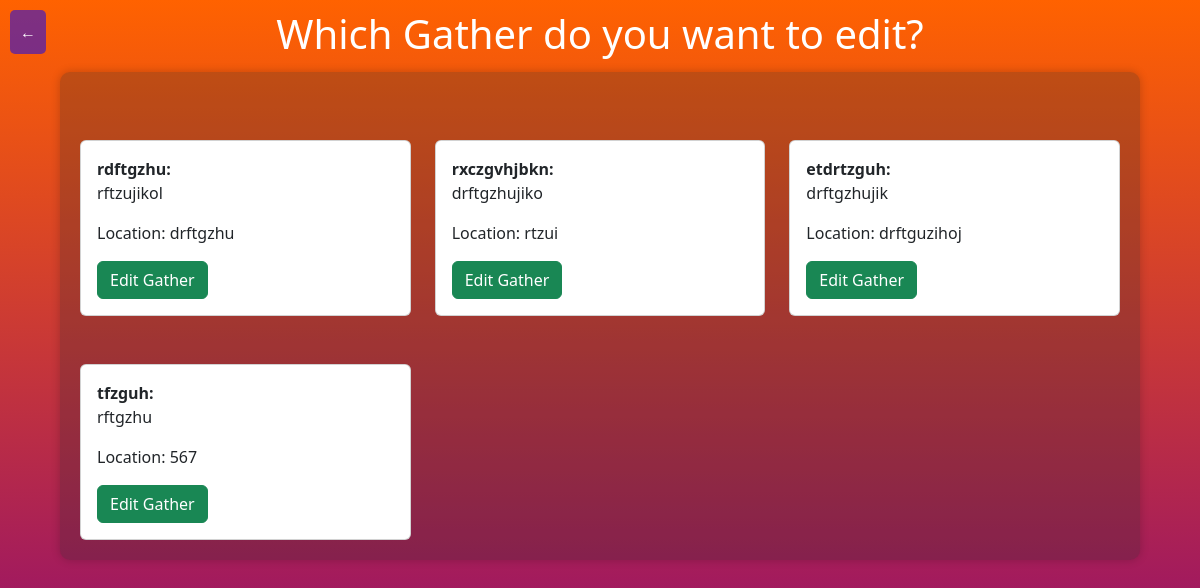
/showowngather (signed in), run on the app's committed database.
### website/models.py (models this page shows)
class Gather(db.Model, UserMixin):
    id = db.Column(db.Integer, primary_key = True)
    name = db.Column(db.String(150))
    description = db.Column(db.String(1000))
    location = db.Column(db.String(1000))
    Date = db.Column(db.Date)
    Time = db.Column(db.Time)
    createdAt = db.Column(db.DateTime(),default=datetime.utcnow)
    user_id = db.Column(db.Integer, db.ForeignKey('user.id'))
    Host = db.Column(db.String(20))
    users = db.relationship('User', secondary=user_gather_association, back_populates='Gathers')
    markers = db.relationship('Marker', back_populates='gather')

### website/gather.py (the view)
@gather.route("/showowngather", methods=['GET', 'POST'])
def ownGather():
    user_id = current_user.id
    gathers = Gather.query.filter_by(user_id=user_id).order_by(Gather.id).all()
    return render_template('manageGather.html', Gathers=gathers)

### website/__init__.py (called while the page is built)
def create_app():
    app = Flask(__name__)
    app.config['SECRET_KEY'] = 'napusi se kurca'
    app.config['SQLALCHEMY_DATABASE_URI'] = f'sqlite:///{DB_NAME}'
    db.init_app(app)
    from .views import views
    from .auth import auth
    from .gather import gather
    app.register_blueprint(views, url_prefix='/')
    app.register_blueprint(auth, url_prefix='/')
    app.register_blueprint(gather,url_prefix='/')
    from .models import User
    with app.app_context():
        db.create_all()
    login_manager = LoginManager()
    login_manager.login_view = 'auth.login'
    login_manager.init_app(app)
    @login_manager.user_loader
    def load_user(id):
        return User.query.get(int(id))
    return app

### website/templates/manageGather.html (shortened to what this page needs)
<!DOCTYPE html>
<html lang="en">
<head>
    <link href="https://cdn.jsdelivr.net/npm/bootstrap@5.3.2/dist/css/bootstrap.min.css" rel="stylesheet">
</head>
<body>
    <a href="/explore" class="btn btn-primary back-button">&#8592;</a>
    <header>
        <h1>Which Gather do you want to edit?</h1>
    </header>
    <div class="container">
        {% for Gather in Gathers %}
            {% if Gather.user_id == current_user.id %}
                {% if loop.index % 3 == 1 %}
                    <div class="row mt-5">
                {% endif %}
                <div class="col-md-4">
                    <div class="card">
                        <div class="card-body">
                            <b>{{ Gather.name }}:</b>
                            <p>{{ Gather.description }}</p>
                            <p>Location: {{ Gather.location }}</p>
                            <form action="/editGather" method="POST">
                                <button type="submit" class="btn btn-success">Edit Gather</button>
                            </form>
                        </div>
                    </div>
                </div>
                {% if loop.index % 3 == 0 or loop.last %}
                    </div>
                {% endif %}
            {% endif %}
        {% endfor %}
    </div>
</body>
</html>

### website/templates/manageGather.html (style rules this page uses)
body { margin: 0; font-family: 'Segoe UI', Tahoma, Geneva, Verdana, sans-serif; color: #ffffff; display: flex; flex-direction: column; min-height: 100vh; background: linear-gradient(rgb(255, 98, 0), purple); }
.container { background-color: rgba(43, 43, 43, 0.264); border-radius: 10px; padding: 20px; box-shadow: 0 0 10px rgba(0, 0, 0, 0.2); max-width: 90%; margin: auto; margin-top: 6%; }
.back-button { position: absolute; top: 10px; left: 10px; color: white; background: rgba(0, 0, 255, 0.5); border: none; padding: 10px; border-radius: 5px; z-index: 400; }
header { position: fixed; width: 100%; background-color: rgba(0, 0, 0, 0.0); color: white; text-align: center; padding: 10px 0; z-index: 10; }

### data on the page
Gather: name "rdftgzhu", description "rftzujikol", location "drftgzhu"
Gather: name "rxczgvhjbkn", description "drftgzhujiko", location "rtzui"
Gather: name "etdrtzguh", description "drftgzhujik", location "drftguzihoj"
Gather: name "tfzguh", description "rftgzhu", location "567"
